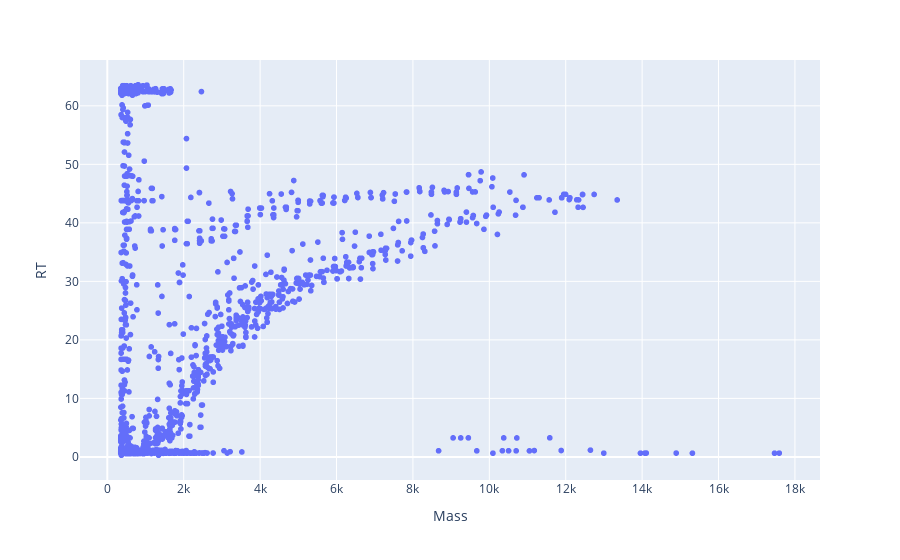

The notebook cell this image was saved under:
### Code cell
plotly_zone(df_phe_191126s08)
df_phe.shape

### Figure 1 — Plotly figure (JSON) as saved in the notebook; plotly's stock layout.template omitted (floating-point values rounded to 4 significant figures; data arrays with more than 128 entries replaced by an {"elided": "..."} marker saying what was removed)
{"data": [{"hovertemplate": "Mass=%{x}<br>RT=%{y}<extra></extra>", "legendgroup": "", "marker": {"color": "#636efa", "symbol": "circle"}, "mode": "markers", "name": "", "showlegend": false, "type": "scattergl", "x": {"elided": "1692 float values"}, "xaxis": "x", "y": {"elided": "1692 float values"}, "yaxis": "y"}], "layout": {"legend": {"tracegroupgap": 0}, "margin": {"t": 60}, "xaxis": {"anchor": "y", "domain": [0, 1], "title": {"text": "Mass"}}, "yaxis": {"anchor": "x", "domain": [0, 1], "title": {"text": "RT"}}}}
